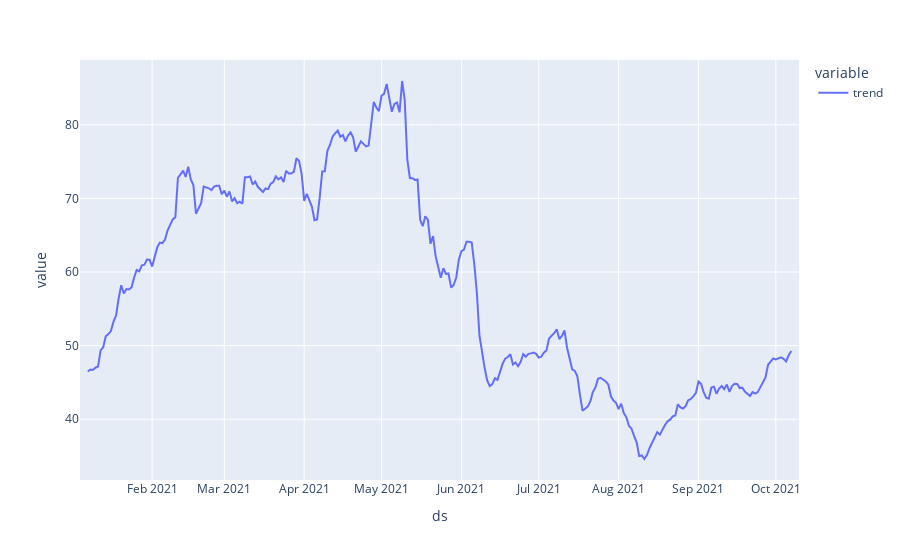

Notebook source saved alongside this figure:
### Markdown cell above
Cependant, il est clair que la série n'est pas stationnaire car :
- il semble y avoir une tendance légèrement à la hausse.
- la série ne semble pas avoir une variance constante au cours du temps.

On tente dans un premier temps une décomposition classique :
$$ X_t = m_t + S_t + Z_t $$
tel que $m_t$ et $S_t$ sont déterministes et représentent respectivment une tendance et une composante 7-périodique. $Z_t$ est quand à lui un terme de fluctuation dont on souhaiterai qu'il contienne des dépendances.

### Code cell
decomp = seasonal_decompose(ts.n_orders, model='additive')
decomp.trend.plot()

### Figure 1 — Plotly figure (JSON) as saved in the notebook; plotly's stock layout.template omitted (floating-point values rounded to 4 significant figures; data arrays with more than 128 entries replaced by an {"elided": "..."} marker saying what was removed)
{"data": [{"hovertemplate": "variable=trend<br>ds=%{x}<br>value=%{y}<extra></extra>", "legendgroup": "trend", "line": {"color": "#636efa", "dash": "solid"}, "mode": "lines", "name": "trend", "orientation": "v", "showlegend": true, "type": "scatter", "x": {"elided": "280 str values"}, "xaxis": "x", "y": {"elided": "280 float values"}, "yaxis": "y"}], "layout": {"legend": {"title": {"text": "variable"}, "tracegroupgap": 0}, "margin": {"t": 60}, "xaxis": {"anchor": "y", "domain": [0, 1], "title": {"text": "ds"}}, "yaxis": {"anchor": "x", "domain": [0, 1], "title": {"text": "value"}}}}
